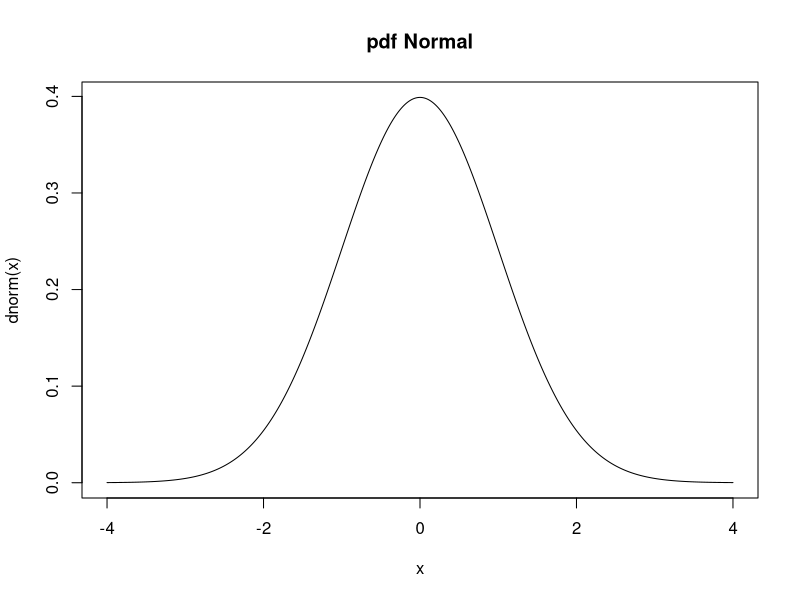
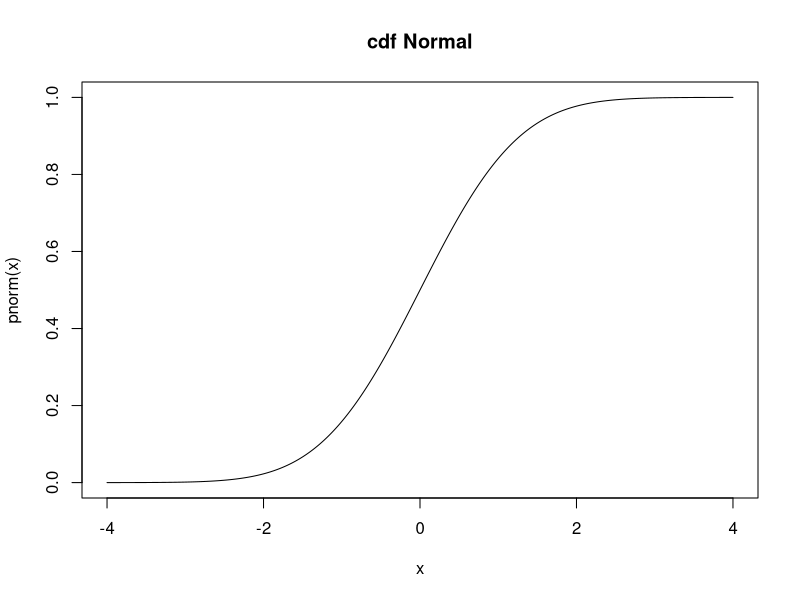
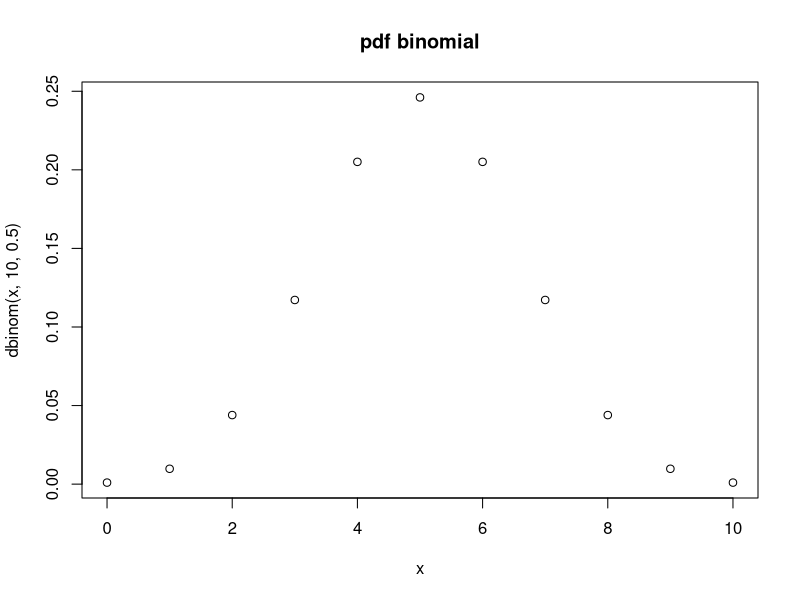
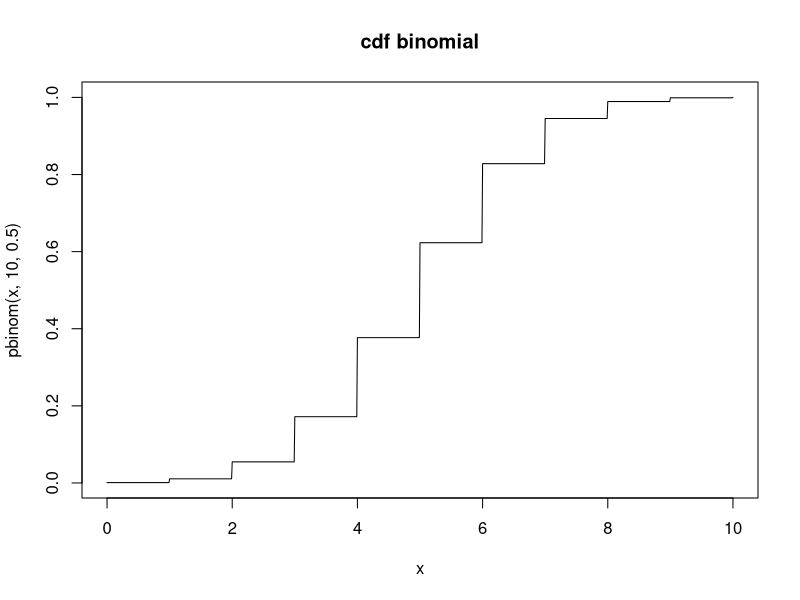

The R script that drew these images, in order:
## ---- chunk 1
knitr::opts_chunk$set(echo = TRUE)
## ---- chunk 2
x <- seq(-4,4,0.01)
plot(x, dnorm(x), type = "l", main = "pdf Normal")
plot(x, pnorm(x), type = "l", main = "cdf Normal")
## ---- chunk 3
x <- c(0:10)
plot(x, dbinom(x,10,0.5),  main = "pdf binomial")
x <- seq(0,10,0.01)
plot(x, pbinom(x,10,0.5), type = "l",  main = "cdf binomial")
## ---- chunk 4
# Let X ~ normal(0,1)
# Let Y ~ binomial(10,0.5)
# Let B ~ binomial(1,0.5)
# Let Z | B ~ normal(B, 1)
#Find probability that X > 1 give X > 0.  
#That is find P(X > 1 | X > 0). 

#Find P(Y = 5 AND -1 < X < 1)

# Find P(Z > 0)

## ---- chunk 5
#Lets do some simulations about point estimates and look at their properties 
#sample mean vs sample median

#Let's look at confidence interval coverage for a proportion. 

# Let's do hypothesis testing "by hand".  We'll do a t-test by hand.

#Let's do a permutation test

# Let's talk about p-values.  



